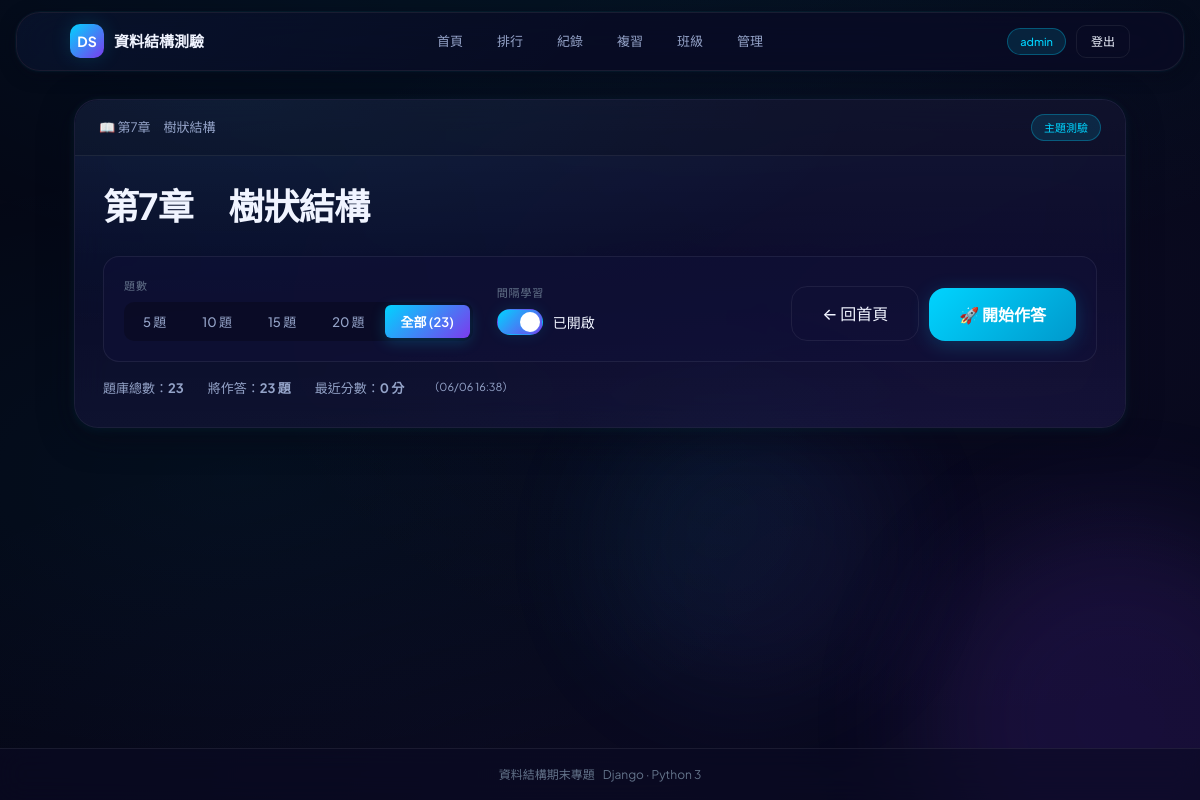
/quiz/第7章　樹狀結構/ (signed in), run on an earlier commit of the app's database.
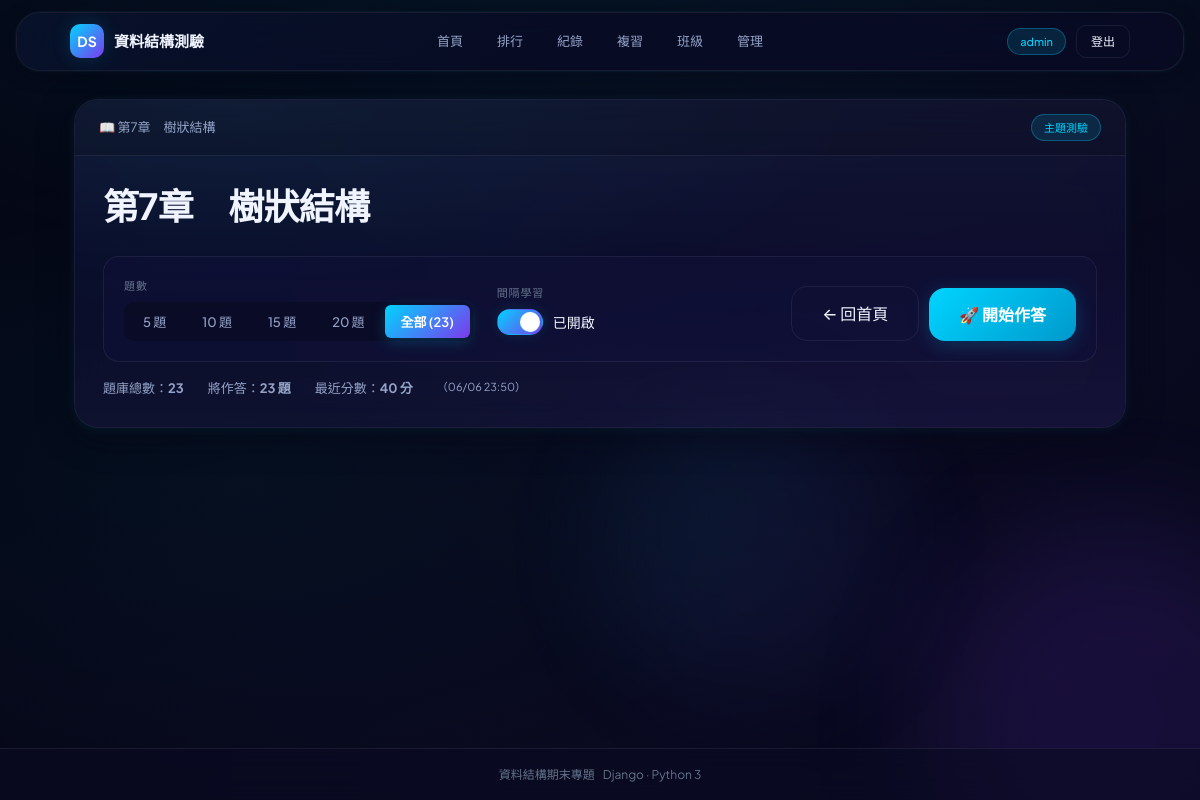
And on a later commit of the database.
### quiz_app/models.py (models this page shows, shortened)
class QuizRecord(models.Model):
    user = models.ForeignKey(User, on_delete=models.CASCADE, null=True, blank=True, verbose_name='使用者')
    chapter = models.CharField(max_length=50, verbose_name='章節')
    total_questions = models.IntegerField(verbose_name='總題數')
    correct_count = models.IntegerField(verbose_name='答對題數')
    score = models.FloatField(verbose_name='分數')
    time_spent = models.IntegerField(verbose_name='耗時(秒)', default=0)
    is_sr = models.BooleanField(default=False, verbose_name='間隔學習法')
    created_at = models.DateTimeField(auto_now_add=True, verbose_name='作答時間')
    class Meta:
        verbose_name = '作答記錄'
        verbose_name_plural = '作答記錄'
        ordering = ['-created_at']

### quiz_app/views.py (the view)
# urls.py: path('quiz/<str:chapter>/', views.start_quiz, name='start_quiz'),
def start_quiz(request, chapter):
    if not request.user.is_authenticated:
        return redirect('login')
    total = Question.objects.filter(chapter=chapter).count()
    estimated_minutes = max(5, total)
    recent_record = QuizRecord.objects.filter(
        user=request.user, chapter=chapter
    ).order_by('-created_at').first()
    chapter_slug = chapter.replace(' ', '_').replace('　', '_')
    return render(request, 'quiz_app/quiz.html', {
        'chapter': chapter,
        'chapter_slug': chapter_slug,
        'total': total,
        'estimated_minutes': estimated_minutes,
        'recent_record': recent_record,
        'user': request.user,
    })

### quiz_app/templates/quiz_app/quiz.html (shortened to what the changed rows need)
<!DOCTYPE html>
<html lang="zh-Hant">
<head>
  {% load static %}
  <link rel="stylesheet" href="{% static 'quiz_app/css/style.css' %}"/>
</head>
<body>
<div class="app">
  <main>
    <div class="container">
      <div class="panel">
        <div class="panel-body">
          <div style="margin-bottom:28px;">
            <h1 style="font-size:36px;margin:0 0 12px;letter-spacing:-0.02em;line-height:1.2;">
              {{ chapter }}
            </h1>
          </div>
          <div style="display:flex;gap:24px;margin-top:16px;font-size:13px;color:var(--text-muted);">
            <span>題庫總數：<strong>{{ total }}</strong></span>
            <span>將作答：<strong id="selected-count">{{ total }} 題</strong></span>
            {% if user.is_authenticated and recent_record %}
            <span>最近分數：<strong>{{ recent_record.score|floatformat:0 }} 分</strong></span>
            <span style="font-size:11px;">（{{ recent_record.created_at|date:"m/d H:i" }}）</span>
            {% endif %}
          </div>
        </div>
      </div>
    </div>
  </main>
</div>
</body>
</html>

What changed in the data, as far as the page shows it:
removed QuizRecord: score "0", created_at "06/06 16:38"
added QuizRecord: score "40", created_at "06/06 23:50"
